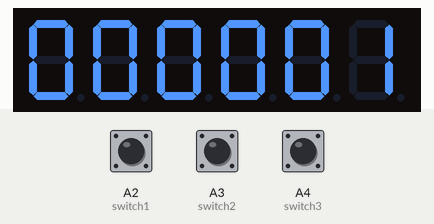
A sketch run on a simulated Arduino Uno, built with avr-gcc and run on an emulated ATmega328P. Shown: 6-digit seven-segment display. Wiring (inferred from the names in the program): 6-digit 7-segment display, segments lit when LOW: segments pin 2, pin 3, pin 4, pin 5, pin 6, pin 7, pin 8, pin 13; digit selects A1, A0, pin 12, pin 11, pin 10, pin 9. The inputs (shaded band) are chosen by the test bench; at power-on: A2 (switch1) HIGH, A3 (switch2) HIGH, A4 (switch3) HIGH. The segment pins are drawn as the display they are named for.

Above: at 1.2 s.
1.3 s: A2 (switch1) pulled LOW for 1 s
At 1.82 s:
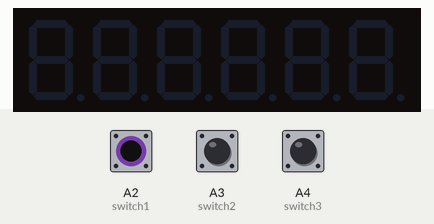
3.8 s: A3 (switch2) pulled LOW for 1 s
At 6.1 s:
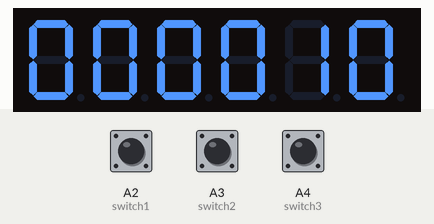
7.8 s: A4 (switch3) pulled LOW for 0.15 s
At 8.24 s:
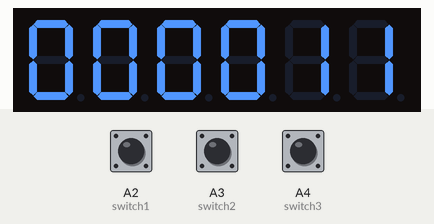
8.5 s: A2 (switch1) pulled LOW for 0.15 s
10.2 s: A3 (switch2) pulled LOW for 0.15 s
At 11.3 s:
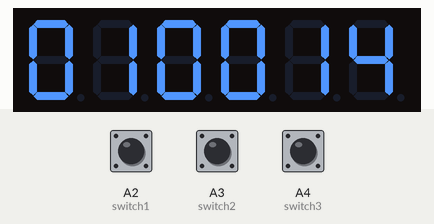
13.0 s: A4 (switch3) pulled LOW for 1 s
At 15.3 s:
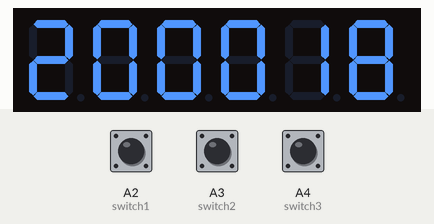
Timing chart, 0 to 15.6 s (numbered marks = the images above; inputs shaded):
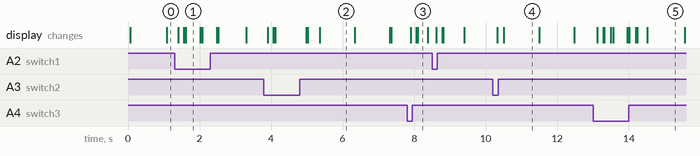

Measured:
- after the input at 7.8 s, the display: first changes after 0.10 s (image 3 shows a later state)
- what the display in image 1 shows lasts 0.4 s, from 1.6 s to 2.0 s
- what the display in image 2 shows lasts 0.9 s, from 5.4 s to 6.3 s

The sketch:

code_of_digital_clock_.ino
```cpp
// Define the segment pins
int a = 2;
int b = 3;
int c = 4;
int d = 5;
int e = 6;
int f = 7;
int g = 8;

// Define the digit control pins (for 6 digits)
int digit1 = 9;   // Control for first digit (Hours tens)
int digit2 = 10;  // Control for second digit (Hours units)
int digit3 = 11;  // Control for third digit (Minutes tens)
int digit4 = 12;  // Control for fourth digit (Minutes units)
int digit5 = A0;  // Control for fifth digit (Seconds tens)
int digit6 = A1;  // Control for sixth digit (Seconds units)

// Define switch pins
int switch1 = A2;  // Mode selection
int switch2 = A3;  // Time increase
int switch3 = A4;  // Time decrease
int ledPin = 13;


// Variables for time
unsigned long previousMillis = 0;  // Stores last time update
int hours = 0;
int minutes = 0;
int seconds = 0;

// Mode variable (0 = hours, 1 = minutes, 2 = seconds)
int mode = 0;

// Time interval for updating the clock (1000 ms = 1 second)
const long interval = 1000;


void setup() {
  // Set all the segment pins and digit control pins as OUTPUT
  for (int pin = 2; pin <= 8; pin++) {
    pinMode(pin, OUTPUT);
  }

  // Set digit control pins as OUTPUT
  pinMode(digit1, OUTPUT);
  pinMode(digit2, OUTPUT);
  pinMode(digit3, OUTPUT);
  pinMode(digit4, OUTPUT);
  pinMode(digit5, OUTPUT);
  pinMode(digit6, OUTPUT);

  pinMode(ledPin, OUTPUT);

  // Set switch pins as INPUT with internal pull-up resistors
  pinMode(switch1, INPUT_PULLUP);  // Mode selection
  pinMode(switch2, INPUT_PULLUP);  // Time increment
  pinMode(switch3, INPUT_PULLUP);  // Time decrement
}

// Function to display a digit (0-9) on a 7-segment display
void displayDigit(int digit) {
  switch (digit) {
    case 0: digitalWrite(a, LOW); digitalWrite(b, LOW); digitalWrite(c, LOW); digitalWrite(d, LOW); digitalWrite(e, LOW); digitalWrite(f, LOW); digitalWrite(g, HIGH); break;
    case 1: digitalWrite(a, HIGH); digitalWrite(b, LOW); digitalWrite(c, LOW); digitalWrite(d, HIGH); digitalWrite(e, HIGH); digitalWrite(f, HIGH); digitalWrite(g, HIGH); break;
    case 2: digitalWrite(a, LOW); digitalWrite(b, LOW); digitalWrite(c, HIGH); digitalWrite(d, LOW); digitalWrite(e, LOW); digitalWrite(f, HIGH); digitalWrite(g, LOW); break;
    case 3: digitalWrite(a, LOW); digitalWrite(b, LOW); digitalWrite(c, LOW); digitalWrite(d, LOW); digitalWrite(e, HIGH); digitalWrite(f, HIGH); digitalWrite(g, LOW); break;
    case 4: digitalWrite(a, HIGH); digitalWrite(b, LOW); digitalWrite(c, LOW); digitalWrite(d, HIGH); digitalWrite(e, HIGH); digitalWrite(f, LOW); digitalWrite(g, LOW); break;
    case 5: digitalWrite(a, LOW); digitalWrite(b, HIGH); digitalWrite(c, LOW); digitalWrite(d, LOW); digitalWrite(e, HIGH); digitalWrite(f, LOW); digitalWrite(g, LOW); break;
    case 6: digitalWrite(a, LOW); digitalWrite(b, HIGH); digitalWrite(c, LOW); digitalWrite(d, LOW); digitalWrite(e, LOW); digitalWrite(f, LOW); digitalWrite(g, LOW); break;
    case 7: digitalWrite(a, LOW); digitalWrite(b, LOW); digitalWrite(c, LOW); digitalWrite(d, HIGH); digitalWrite(e, HIGH); digitalWrite(f, HIGH); digitalWrite(g, HIGH); break;
    case 8: digitalWrite(a, LOW); digitalWrite(b, LOW); digitalWrite(c, LOW); digitalWrite(d, LOW); digitalWrite(e, LOW); digitalWrite(f, LOW); digitalWrite(g, LOW); break;
    case 9: digitalWrite(a, LOW); digitalWrite(b, LOW); digitalWrite(c, LOW); digitalWrite(d, LOW); digitalWrite(e, HIGH); digitalWrite(f, LOW); digitalWrite(g, LOW); break;
  }
}

// Function to clear all segments (turn them off)
void clearSegments() {
  digitalWrite(a, HIGH);
  digitalWrite(b, HIGH);
  digitalWrite(c, HIGH);
  digitalWrite(d, HIGH);
  digitalWrite(e, HIGH);
  digitalWrite(f, HIGH);
  digitalWrite(g, HIGH);
}

void loop() {
  // Handle switch presses for time setting
  handleSwitches();

  // Check if 1 second has passed
  unsigned long currentMillis = millis();
  if (currentMillis - previousMillis >= interval) {
    previousMillis = currentMillis;
    seconds++;

    if (seconds == 60) {
      seconds = 0;
      minutes++;
    }
    if (minutes == 60) {
      minutes = 0;
      hours++;
    }
    if (hours == 24) {
      hours = 0;
    }
  }

  // Display the time on the 7-segment display using multiplexing
  displayTime(hours, minutes, seconds);
}

// Function to handle time-setting via switches
void handleSwitches() {
  // Switch 1: Mode selection
  if (digitalRead(switch1) == LOW) {
    delay(200); // Debounce delay
    mode++;
    if (mode > 2) {
      mode = 0;  // Cycle through hours, minutes, and seconds
    }
  }

  // Switch 2: Increase time
  if (digitalRead(switch2) == LOW) {
    delay(200); // Debounce delay
    if (mode == 0) {
      hours = (hours + 1) % 24;  // Increment hours
    } else if (mode == 1) {
      minutes = (minutes + 1) % 60;  // Increment minutes
    } else if (mode == 2) {
      seconds = (seconds + 1) % 60;  // Increment seconds
    }
  }

  // Switch 3: Decrease time
  if (digitalRead(switch3) == LOW) {
    delay(200); // Debounce delay
    if (mode == 0) {
      hours = (hours - 1 + 24) % 24;  // Decrement hours, wrap at 0 to 23
    } else if (mode == 1) {
      minutes = (minutes - 1 + 60) % 60;  // Decrement minutes, wrap at 0 to 59
    } else if (mode == 2) {
      seconds = (seconds - 1 + 60) % 60;  // Decrement seconds, wrap at 0 to 59
    }
  }
}

// Function to display the time on the 7-segment display
void displayTime(int hours, int minutes, int seconds) {


  // Seconds tens
  digitalWrite(digit1, LOW);
  digitalWrite(digit2, HIGH);
  digitalWrite(digit3, LOW);
  digitalWrite(digit4, LOW);
  digitalWrite(digit5, LOW);
  digitalWrite(digit6, LOW);
  digitalWrite(ledPin, HIGH);
  displayDigit(seconds / 10);
  delay(5);
  clearSegments();

  // Seconds units
  digitalWrite(digit1, HIGH);
  digitalWrite(digit2, LOW);
  digitalWrite(digit3, LOW);
  digitalWrite(digit4, LOW);
  digitalWrite(digit5, LOW);
  digitalWrite(digit6, LOW);
  displayDigit(seconds % 10);
  delay(5);
  clearSegments();


  // Minutes tens
  digitalWrite(digit1, LOW);
  digitalWrite(digit2, LOW);
  digitalWrite(digit3, LOW);
  digitalWrite(digit4, HIGH);
  digitalWrite(digit5, LOW);
  digitalWrite(digit6, LOW);
  displayDigit(minutes / 10);
  delay(5);
  clearSegments();

  // Minutes units
  digitalWrite(digit1, LOW);
  digitalWrite(digit2, LOW);
  digitalWrite(digit3, HIGH);
  digitalWrite(digit4, LOW);
  digitalWrite(digit5, LOW);
  digitalWrite(digit6, LOW);
  displayDigit(minutes % 10);
  delay(5);
  clearSegments();

   // Hours tens
  digitalWrite(digit1, LOW);
  digitalWrite(digit2, LOW);
  digitalWrite(digit3, LOW);
  digitalWrite(digit4, LOW);
  digitalWrite(digit5, LOW);
  digitalWrite(digit6, HIGH);
  displayDigit(hours / 10);
  delay(5);
  clearSegments();


  // Hours units
  digitalWrite(digit1, LOW);
  digitalWrite(digit2, LOW);
  digitalWrite(digit3, LOW);
  digitalWrite(digit4, LOW);
  digitalWrite(digit5, HIGH);
  digitalWrite(digit6, LOW);
  displayDigit(hours % 10);
  delay(5);
  clearSegments();

}
```
